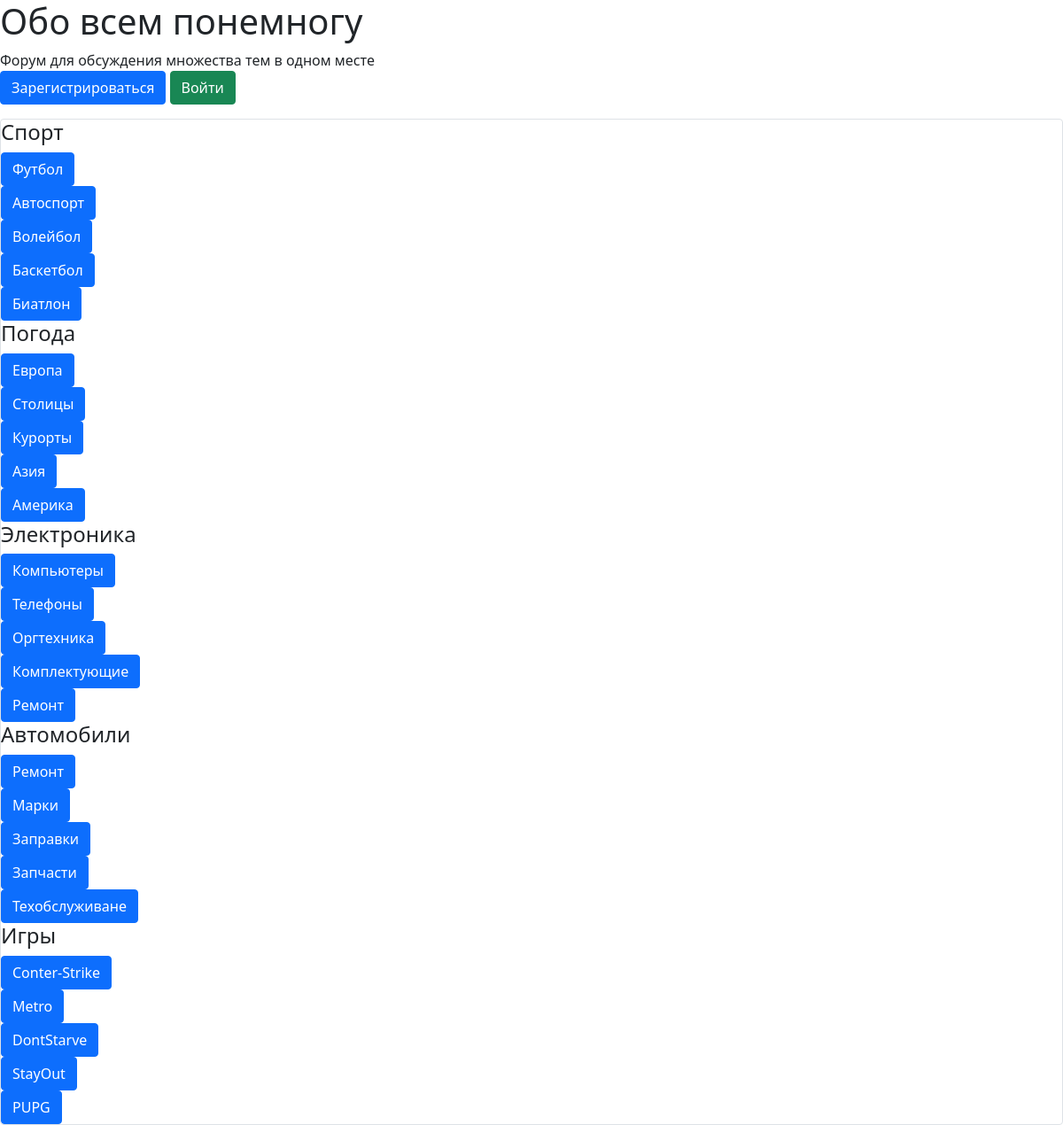
The page / on the database its author committed.
### data/category.py (models this page shows)
class Category(SqlAlchemyBase):
    __tablename__ = 'category'
    id = sqlalchemy.Column(sqlalchemy.Integer, primary_key=True, autoincrement=True)
    name = sqlalchemy.Column(sqlalchemy.String, nullable=True)
    subcategory = orm.relation("Subcategory", back_populates='category')

### data/subcategory.py (models this page shows)
class Subcategory(SqlAlchemyBase):
    __tablename__ = 'subcategory'
    id = sqlalchemy.Column(sqlalchemy.Integer, primary_key=True, autoincrement=True)
    name = sqlalchemy.Column(sqlalchemy.String, nullable=True)
    category_id = sqlalchemy.Column(sqlalchemy.Integer, sqlalchemy.ForeignKey("category.id"))
    category = orm.relation('Category')
    topic = orm.relation("Topic", back_populates='subcategory')

### main.py (the view)
@app.route("/")
def index():
    db_sess = db_session.create_session()
    category = db_sess.query(Category)
    subcategory = db_sess.query(Subcategory)
    return render_template("index.html", category=category, subcategory=subcategory)

### data/db_session.py (called while the page is built)
def create_session() -> Session:
    global __factory
    return __factory()

### templates/index.html (shortened to what this page needs)
<!DOCTYPE html>
<html lang="en">
    <head>
                    <link rel="stylesheet"
                    href="https://cdn.jsdelivr.net/npm/bootstrap@5.0.0-beta1/dist/css/bootstrap.min.css"
>
    </head>
    <body>
        <h1>Обо всем понемногу</h1>
        Форум для обсуждения множества тем в одном месте<br>
        {% if current_user.is_authenticated %}
            <a class="navbar-brand" href="/logout">{{ current_user.name }}</a>
        {% else %}
        <p>
            <a class="btn btn-primary " href="/register">Зарегистрироваться</a>
            <a class="btn btn-success" href="/login">Войти</a>
         </p>
        {% endif %}
        <div class="col-md6 border rounded">
        {% for i in category%}
            <h4>{{i.name}}</h4>
            {% for j in subcategory%}
                {% if i.id == j.category_id %}
                    <div>
                        <a class="btn btn-primary " href=subcategory/{{j.name}}>{{j.name}}</a>
                    </div>
                {% endif %}
            {% endfor %}
        {% endfor %}
        </div>
    </body>
</html>

### rows shown on the page
Category: name "Спорт"
Subcategory: name "Футбол"
Subcategory: name "Автоспорт"
Subcategory: name "Волейбол"
Subcategory: name "Баскетбол"
Subcategory: name "Биатлон"
Category: name "Погода"
Subcategory: name "Европа"
Subcategory: name "Столицы"
Subcategory: name "Курорты"
Subcategory: name "Азия"
Subcategory: name "Америка"
Category: name "Электроника"
Subcategory: name "Компьютеры"
Subcategory: name "Телефоны"
Subcategory: name "Оргтехника"
Subcategory: name "Комплектующие"
Subcategory: name "Ремонт"
Category: name "Автомобили"
Subcategory: name "Ремонт"
Subcategory: name "Марки"
Subcategory: name "Заправки"
Subcategory: name "Запчасти"
Subcategory: name "Техобслуживане"
Category: name "Игры"
Subcategory: name "Conter-Strike"
Subcategory: name "Metro"
Subcategory: name "DontStarve"
Subcategory: name "StayOut"
Subcategory: name "PUPG"
